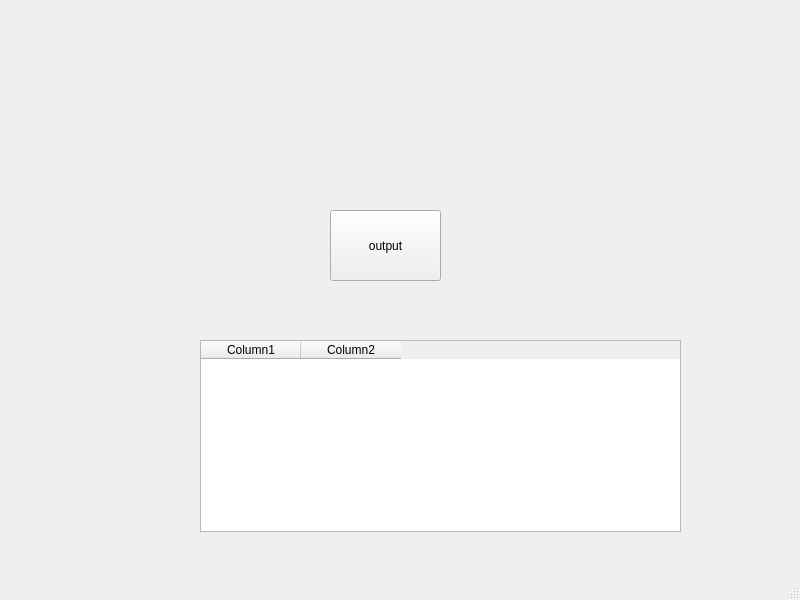
<?xml version="1.0" encoding="UTF-8"?>
<ui version="4.0">
 <class>MainWindow</class>
 <widget class="QMainWindow" name="MainWindow">
  <property name="geometry">
   <rect>
    <x>0</x>
    <y>0</y>
    <width>800</width>
    <height>600</height>
   </rect>
  </property>
  <property name="windowTitle">
   <string>MainWindow</string>
  </property>
  <widget class="QWidget" name="centralwidget">
   <widget class="QPushButton" name="btn">
    <property name="geometry">
     <rect>
      <x>330</x>
      <y>210</y>
      <width>111</width>
      <height>71</height>
     </rect>
    </property>
    <property name="text">
     <string>output</string>
    </property>
   </widget>
   <widget class="QTableWidget" name="tableWidget">
    <property name="geometry">
     <rect>
      <x>200</x>
      <y>340</y>
      <width>481</width>
      <height>192</height>
     </rect>
    </property>
    <column>
     <property name="text">
      <string>Column1</string>
     </property>
    </column>
    <column>
     <property name="text">
      <string>Column2</string>
     </property>
    </column>
   </widget>
  </widget>
  <widget class="QMenuBar" name="menubar">
   <property name="geometry">
    <rect>
     <x>0</x>
     <y>0</y>
     <width>800</width>
     <height>21</height>
    </rect>
   </property>
  </widget>
  <widget class="QStatusBar" name="statusbar"/>
 </widget>
 <resources/>
 <connections/>
</ui>
